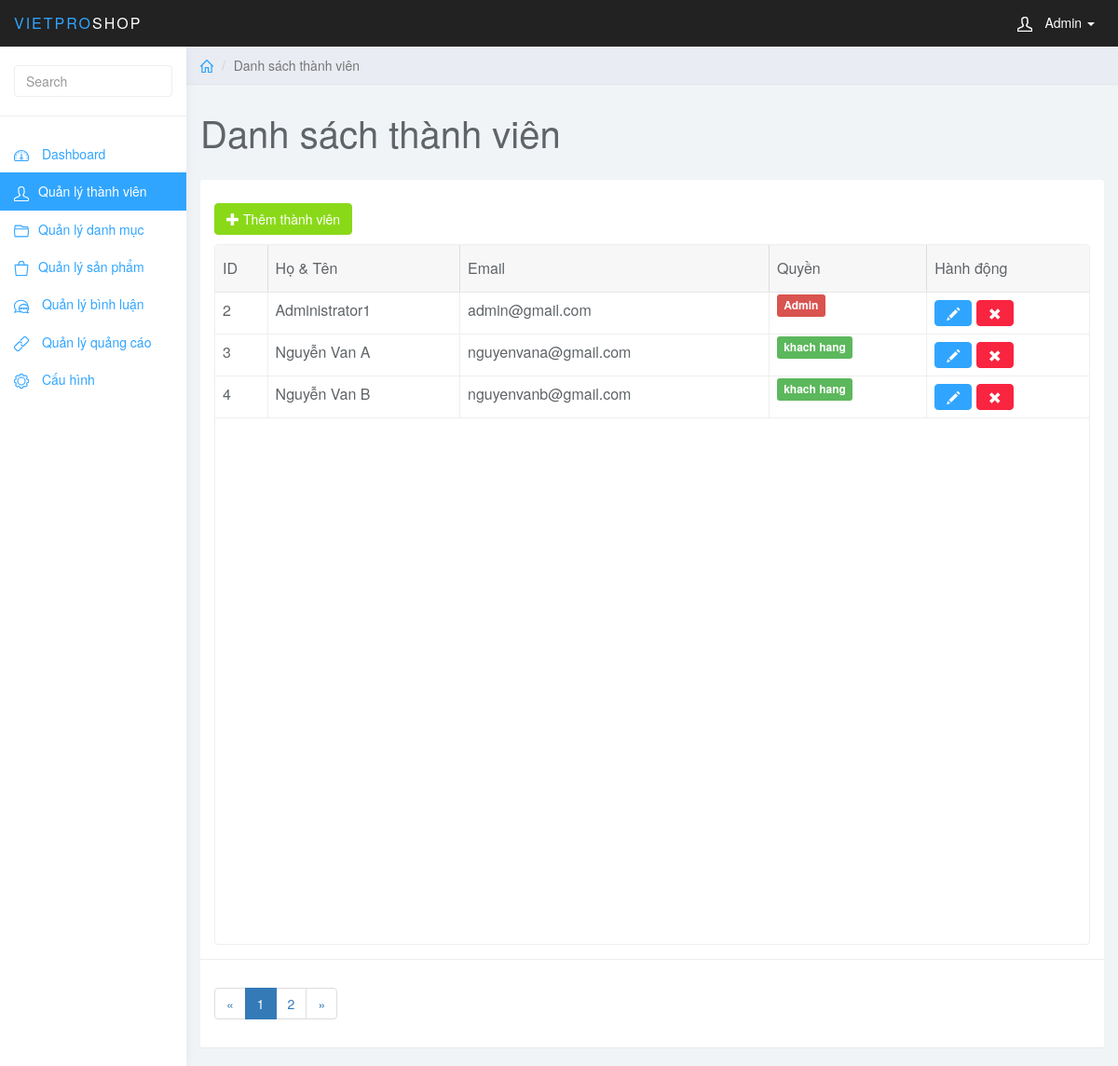
Page /admin/index.php?page_layout=user (signed in) on the committed database.
### tables this page shows
CREATE TABLE `user` (
  `user_id` int(11) NOT NULL,
  `user_full` varchar(255) NOT NULL,
  `user_mail` varchar(255) NOT NULL,
  `user_pass` varchar(255) NOT NULL,
  `user_level` int(1) NOT NULL
);

### admin/modules/user/user.php (the view, shortened to what this page needs)
<div class="col-sm-9 col-sm-offset-3 col-lg-10 col-lg-offset-2 main">
    <div class="row">
        <ol class="breadcrumb">
            <li><a href="#"><svg class="glyph stroked home">
                        <use xlink:href="#stroked-home"></use>
                    </svg></a></li>
            <li class="active">Danh sách thành viên</li>
        </ol>
    </div>
    <div class="row">
        <div class="col-lg-12">
            <h1 class="page-header">Danh sách thành viên</h1>
        </div>
    </div>
    <div id="toolbar" class="btn-group">
        <a href="index.php?page_layout=add_user" class="btn btn-success">
            <i class="glyphicon glyphicon-plus"></i> Thêm thành viên
        </a>
    </div>
    <div class="row">
        <div class="col-lg-12">
            <div class="panel panel-default">
                <div class="panel-body">
                    <table data-toolbar="#toolbar" data-toggle="table">
                        <thead>
                            <tr>
                                <th data-field="id" data-sortable="true">ID</th>
                                <th data-field="name" data-sortable="true">Họ & Tên</th>
                                <th data-field="price" data-sortable="true">Email</th>
                                <th>Quyền</th>
                                <th>Hành động</th>
                            </tr>
                        </thead>
                        <tbody>
                            <?php
                            if(isset($_GET['page'])){
                                $page=$_GET['page'];
                            }else{$page=1;}
                            $row_per_page=3;
                            $per_page=$page*$row_per_page-$row_per_page;
                            $total_page=mysqli_num_rows(mysqli_query($conn,"SELECT*FROM user"));
                            $total_row=ceil($total_page/$row_per_page);
                            $row_prv=$page-1;
                            if($row_prv<1){
                                $row_prv=1;
                            }
                            $list_page='<li class="page-item"><a class="page-link" href="index.php?page_layout=user&page='.$row_prv.'"">&laquo;</a></li>';
							if (!isset($_GET['page'])) {
								for ($i = 1; $i <= $total_row; $i++) {
									if ($i == 1) {
										$list_page .= '<li class="active"><a class="page-link" href="index.php?page_layout=user&page='.$i.'">'.$i.'</a></li>';
									}
									for ($i = 2; $i <= $total_row; $i++) {
										$list_page .= '<li class="page-item"><a class="page-link" href="index.php?page_layout=user&page='.$i.'">'.$i.'</a></li>';
									}
								}
							}
                            $row_next=$page+1;
                            $list_page.='<li class="page-item"><a class="page-link" href="index.php?page_layout=user&page='.$row_next.'">&raquo;</a></li>';
                            $sql = "SELECT*FROM user LIMIT $per_page,$row_per_page";
                            $query = mysqli_query($conn, $sql);
                            while ($row = mysqli_fetch_array($query)) { ?>
                                <tr>
                                    <td style=""><?php echo $row['user_id'];?></td>
                                    <td style=""><?php echo $row['user_full'];?></td>
                                    <td style=""><?php echo $row['user_mail'];?></td>
                                    <td><span class="label label-<?php if($row['user_level']==1){echo "danger";}else{echo 'success';}?>"><?php if($row['user_level']==1){echo 'Admin';}else{echo 'khach hang';}?></span></td>
                                    <td class="form-group">
                                        <a href="index.php?page_layout=edit_user&id=<?php echo $row['user_id'];?>" class="btn btn-primary"><i class="glyphicon glyphicon-pencil"></i></a>
                                        <a href="del_user.php?id=<?php echo $row['user_id'];?>" class="btn btn-danger"><i class="glyphicon glyphicon-remove"></i></a>
                                    </td>
                                </tr>
                            <?php }
                            ?>
                        </tbody>
                    </table>
                </div>
                <div class="panel-footer">
                    <nav aria-label="Page navigation example">
                        <ul class="pagination">
                            <?php echo $list_page;?>
                        </ul>
                    </nav>
                </div>
            </div>
        </div>
    </div>
</div>

### admin/css/styles.css (style rules this page uses)
body { background: #f1f4f7; padding-top: 50px; color: #5f6468; }
a, a:hover, a:focus { color: #30a5ff; }
h1, h2, h3, h4, h5, h6 { color: #5f6468; }
h1 { font-weight: 300; font-size: 40px; }
.btn-primary, .btn-primary:hover, .btn-primary:focus, .btn-primary:active, .btn-primary.active, .open > .dropdown-toggle.btn-primary, .btn-primary.disabled, .btn-primary[disabled], fieldset[disabled] .btn-primary, .btn-primary.disabled:hover, .btn-primary[disabled]:hover, fieldset[disabled] .btn-primary:hover, .btn-primary.disabled:focus, .btn-primary[disabled]:focus, fieldset[disabled] .btn-primary:focus, .btn-primary.disabled:active, .btn-primary[disabled]:active, fieldset[disabled] .btn-primary:active, .btn-primary.disabled.active, .btn-primary[disabled].active, fieldset[disabled] .btn-primary.active { background-color: #30a5ff; border-color: #30a5ff; }
.btn-success, .btn-success:hover, .btn-success:focus, .btn-success:active, .btn-success.active, .open > .dropdown-toggle.btn-success, .btn-success.disabled, .btn-success[disabled], fieldset[disabled] .btn-success, .btn-success.disabled:hover, .btn-success[disabled]:hover, fieldset[disabled] .btn-success:hover, .btn-success.disabled:focus, .btn-success[disabled]:focus, fieldset[disabled] .btn-success:focus, .btn-success.disabled:active, .btn-success[disabled]:active, fieldset[disabled] .btn-success:active, .btn-success.disabled.active, .btn-success[disabled].active, fieldset[disabled] .btn-success.active { background-color: #8ad919; border-color: #8ad919; }
.btn-danger, .btn-danger:hover, .btn-danger:focus, .btn-danger:active, .btn-danger.active, .open > .dropdown-toggle.btn-danger, .btn-danger.disabled, .btn-danger[disabled], fieldset[disabled] .btn-danger, .btn-danger.disabled:hover, .btn-danger[disabled]:hover, fieldset[disabled] .btn-danger:hover, .btn-danger.disabled:focus, .btn-danger[disabled]:focus, fieldset[disabled] .btn-danger:focus, .btn-danger.disabled:active, .btn-danger[disabled]:active, fieldset[disabled] .btn-danger:active, .btn-danger.disabled.active, .btn-danger[disabled].active, fieldset[disabled] .btn-danger.active { background-color: #f9243f; border-color: #f9243f; }
.panel { border: 0; }
.panel-footer { background: #fff; border-top: 1px solid #eee; }
.breadcrumb { border-radius: 0; padding: 10px 15px; background: #e9ecf2; box-shadow: 0 1px 1px rgba(0, 0, 0, .05); margin: 0 ; }
h1.page-header { margin-top: 30px; border-bottom: 0; }
.table { background: #fff; }
.breadcrumb .glyph { height: 14px; width: 14px; margin: -2px 0 0 0; stroke-width: 4px; }

### rows in the picture
user: user_id "2", user_full "Administrator1", user_mail "admin@gmail.com", user_level "Admin"
user: user_id "3", user_full "Nguyễn Van A", user_mail "nguyenvana@gmail.com", user_level "khach hang"
user: user_id "4", user_full "Nguyễn Van B", user_mail "nguyenvanb@gmail.com", user_level "khach hang"
